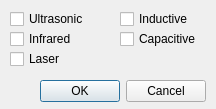
<?xml version="1.0" encoding="UTF-8"?>
<ui version="4.0">
 <class>CQDlgDetectableProperties</class>
 <widget class="QDialog" name="CQDlgDetectableProperties">
  <property name="geometry">
   <rect>
    <x>0</x>
    <y>0</y>
    <width>216</width>
    <height>109</height>
   </rect>
  </property>
  <property name="windowTitle">
   <string>Detectable Properties</string>
  </property>
  <property name="locale">
   <locale language="English" country="UnitedStates"/>
  </property>
  <widget class="QCheckBox" name="qqUltrasonic">
   <property name="geometry">
    <rect>
     <x>10</x>
     <y>10</y>
     <width>101</width>
     <height>18</height>
    </rect>
   </property>
   <property name="focusPolicy">
    <enum>Qt::StrongFocus</enum>
   </property>
   <property name="text">
    <string>Ultrasonic</string>
   </property>
  </widget>
  <widget class="QCheckBox" name="qqInductive">
   <property name="geometry">
    <rect>
     <x>120</x>
     <y>10</y>
     <width>101</width>
     <height>18</height>
    </rect>
   </property>
   <property name="focusPolicy">
    <enum>Qt::StrongFocus</enum>
   </property>
   <property name="text">
    <string>Inductive</string>
   </property>
  </widget>
  <widget class="QCheckBox" name="qqCapacitive">
   <property name="geometry">
    <rect>
     <x>120</x>
     <y>30</y>
     <width>101</width>
     <height>18</height>
    </rect>
   </property>
   <property name="focusPolicy">
    <enum>Qt::StrongFocus</enum>
   </property>
   <property name="text">
    <string>Capacitive</string>
   </property>
  </widget>
  <widget class="QCheckBox" name="qqInfrared">
   <property name="geometry">
    <rect>
     <x>10</x>
     <y>30</y>
     <width>101</width>
     <height>18</height>
    </rect>
   </property>
   <property name="focusPolicy">
    <enum>Qt::StrongFocus</enum>
   </property>
   <property name="text">
    <string>Infrared</string>
   </property>
  </widget>
  <widget class="QCheckBox" name="qqLaser">
   <property name="geometry">
    <rect>
     <x>10</x>
     <y>50</y>
     <width>101</width>
     <height>18</height>
    </rect>
   </property>
   <property name="focusPolicy">
    <enum>Qt::StrongFocus</enum>
   </property>
   <property name="text">
    <string>Laser</string>
   </property>
  </widget>
  <widget class="QDialogButtonBox" name="qqOkCancel">
   <property name="geometry">
    <rect>
     <x>15</x>
     <y>75</y>
     <width>191</width>
     <height>32</height>
    </rect>
   </property>
   <property name="standardButtons">
    <set>QDialogButtonBox::Cancel|QDialogButtonBox::Ok</set>
   </property>
  </widget>
 </widget>
 <tabstops>
  <tabstop>qqUltrasonic</tabstop>
  <tabstop>qqInductive</tabstop>
  <tabstop>qqInfrared</tabstop>
  <tabstop>qqCapacitive</tabstop>
  <tabstop>qqLaser</tabstop>
 </tabstops>
 <resources/>
 <connections/>
</ui>
